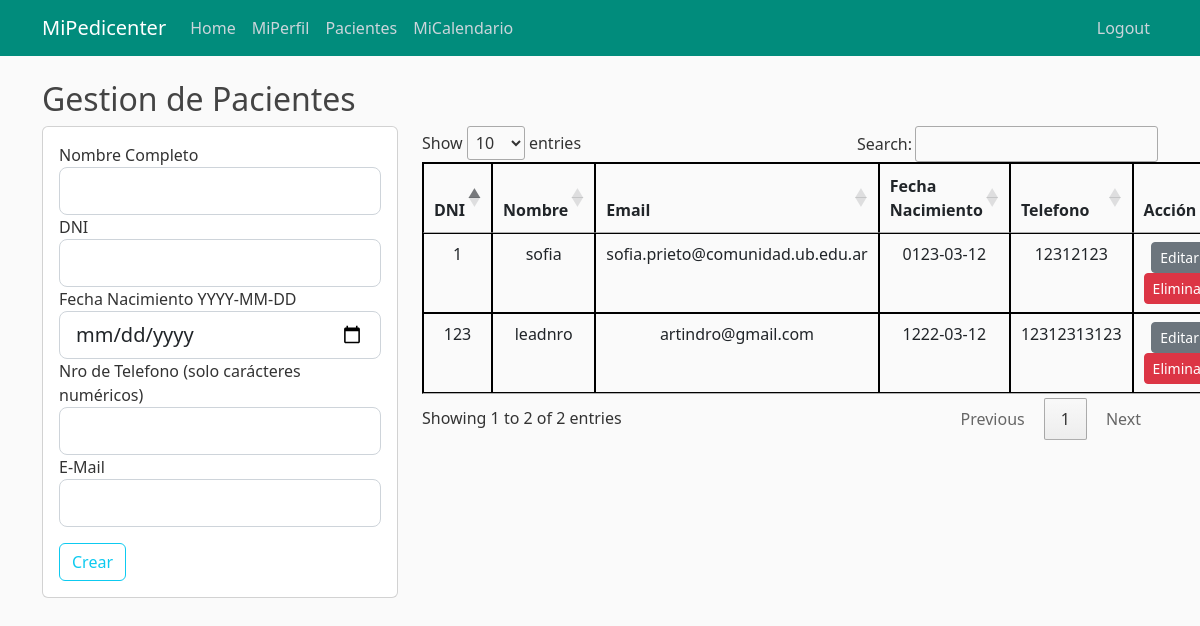
The app's page /pacientes (signed in), older data.
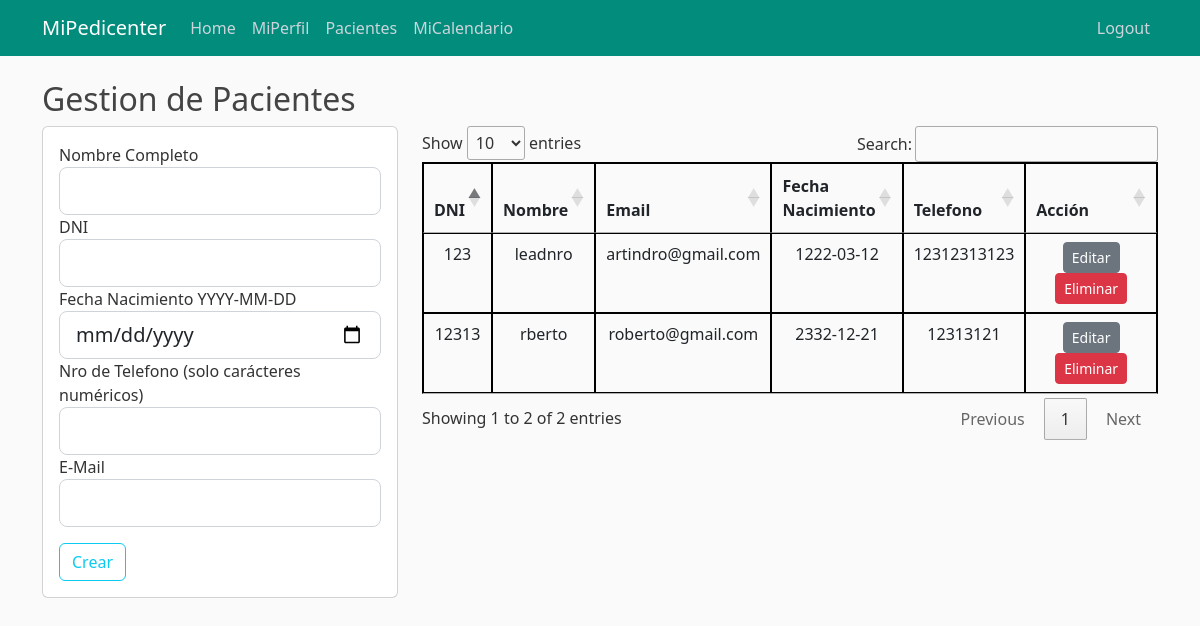
The same page, newer data.
### appmipedicenter/models.py (models this page shows, shortened)
class Cliente(db.Model):
        id_cliente = db.Column(db.Integer, primary_key=True) # Es DNI
        username = db.Column(db.String, nullable=False)
        email = db.Column(db.String, unique=True, nullable=False)
        fecha_nacimiento = db.Column(db.Date, nullable=False)
        telefono = db.Column(db.Integer, unique=True, nullable=False)
        historia_clinica = db.relationship('Historiaclinica', backref='Paciente', lazy=True)
        turno = db.relationship('Turno', backref='Paciente', lazy=True)

### appmipedicenter/routes.py (the view, shortened to what this page needs)
@app.route("/pacientes", methods=['GET', 'POST'])
@login_required
def pacientes():
        if current_user.is_authenticated:
                if current_user.id_tipo == 2:
                        client_list = Cliente.query.all()
                        form = ClienteForm()
                        return render_template('pacientes.html', title="Gestion de Pacientes", clientes = client_list, form=form)
                else:
                        return redirect(url_for('home'))
        else:
                return redirect(url_for('login'))

### appmipedicenter/forms.py (shortened to what this page needs)
class ClienteForm(FlaskForm):
    dni = IntegerField('DNI', validators=[DataRequired()])
    username = StringField('Nombre Completo', validators=[DataRequired()])
    email = StringField('E-Mail', validators=[DataRequired(), Email()])
    fecha_nacimiento = DateField('Fecha Nacimiento YYYY-MM-DD', validators=[DataRequired()])
    telefono = IntegerField('Nro de Telefono (solo carácteres numéricos)', validators=[DataRequired()])
    submit = SubmitField('Crear')

### appmipedicenter/models.py (called while the page is built)
@login_manager.user_loader
def load_user(empleado_id):
        return Empleado.query.get(empleado_id)

### appmipedicenter/templates/pacientes.html (shortened to what this page needs)
{% extends "layout.html" %}
{% block header %}
    <link rel="stylesheet" type="text/css" href="https://cdn.datatables.net/1.12.1/css/jquery.dataTables.css">
{% endblock header %}
{% block content %}
    <div class="row ${1| ,row-cols-2,row-cols-3, auto,justify-content-md-center,|}">
        <h2>Gestion de Pacientes</h2>
    </div>
    <div class="row ${1| ,row-cols-2,row-cols-3, auto,justify-content-md-center,|}">
        <div class = "col-md-4">
            <div class = "card card-body">
                <form method="POST" action="">
                    <div class="form-group">
                        {{ form.username.label(class="form-control-label") }}
                        {% if form.username.errors %}
                            {{ form.username(class="form-control form-control-lg is-invalid") }}
                            <div class="invalid-feedback">
                                {% for error in form.username.errors %}
                                    <span>{{ error }}</span>
                                {% endfor %}
                            </div>
                        {% else %}
                            {{ form.username(class="form-control form-control-lg") }}
                        {% endif %}
                    </div>
                    <div class="form-group">
                        {{ form.dni.label(class="form-control-label") }}
                        {% if form.dni.errors %}
                            {{ form.dni(class="form-control form-control-lg is-invalid") }}
                            <div class="invalid-feedback">
                                {% for error in form.dni.errors %}
                                    <span>{{ error }}</span>
                                {% endfor %}
                                </div>
                        {% else %}
                            {{ form.dni(class="form-control form-control-lg") }}
                        {% endif %}
                    </div>
                    <div class="form-group">
                        {{ form.fecha_nacimiento.label(class="form-control-label") }}
                        {% if form.fecha_nacimiento.errors %}
                            {{ form.fecha_nacimiento(class="form-control form-control-lg is-invalid") }}
                            <div class="invalid-feedback">
                                {% for error in form.fecha_nacimiento.errors %}
                                    <span>{{ error }}</span>
                                {% endfor %}
                            </div>
                        {% else %}
                            {{ form.fecha_nacimiento(class="form-control form-control-lg") }}
                        {% endif %}
                    </div>
                    <div class="form-group">
                        {{ form.telefono.label(class="form-control-label") }}
                        {% if form.telefono.errors %}
                            {{ form.telefono(class="form-control form-control-lg is-invalid") }}
                            <div class="invalid-feedback">
                                {% for error in form.telefono.errors %}
                                    <span>{{ error }}</span>
                                {% endfor %}
                            </div>
                        {% else %}
                            {{ form.telefono(class="form-control form-control-lg") }}
                        {% endif %}
                    </div>
                    <div class="form-group">
                        {{ form.email.label(class="form-control-label") }}
                        {% if form.email.errors %}
                            {{ form.email(class="form-control form-control-lg is-invalid") }}
                            <div class="invalid-feedback">
                                {% for error in form.email.errors %}
                                    <span>{{ error }}</span>
                                {% endfor %}
                            </div>
                        {% else %}
                            {{ form.email(class="form-control form-control-lg") }}
                        {% endif %}
                    </div>
                    <div class="form-group">
                        {{ form.submit(class="btn btn-outline-info") }}
                    </div>
                </form>
            </div>
        </div>
        <div class="col-md-8">
            <table id="tablaclientes" class = "table">
                <thead>
                    <tr>
                        <th>DNI</th>
                        <th>Nombre</th>
                        <th>Email</th>
                        <th>Fecha Nacimiento</th>
                        <th>Telefono</th>
                        <th>Acción</th>
                    </tr>
                </thead>
                <tbody>
                    {% for i in clientes %}
                    <tr>
                        <td>{{i.id_cliente}}</td>
                        <td>{{i.username}}</td>
                        <td>{{i.email}}</td>
                        <td>{{i.fecha_nacimiento}}</td>
                        <td>{{i.telefono}}</td>
                        <td width = "130">
                            <a href="{{ url_for('editar_pacientes', id_cliente = i.id_cliente) }}" class = "btn btn-secondary btn-sm">Editar</a>
                            <a href="{{ url_for('eliminar_pacientes', id_cliente = i.id_cliente) }}" class = "btn btn-danger btn-delete btn-sm">Eliminar</a>
                        </td>
                    </tr>
                    {% endfor %}
                </tbody>
            </table>
        </div>
    </div>
{% endblock content %}

### appmipedicenter/templates/layout.html (shortened to what this page needs)
<!DOCTYPE html>
<html lang="en">
<head>
    <link href="https://cdn.jsdelivr.net/npm/bootstrap@5.2.0-beta1/dist/css/bootstrap.min.css" rel="stylesheet">
    <link rel="stylesheet" type="text/css" href="{{ url_for('static', filename='css/main.css') }}">
    {% block header %}{% endblock header %}
</head>
<body>
    <header class="site-header">
        <nav class="navbar navbar-expand-md navbar-dark bg-steel fixed-top">
            <div class="container">
                <a class="navbar-brand mr-4" href="/">MiPedicenter</a>
                <div class="collapse navbar-collapse" id="navbarToggle">
                    <div class="navbar-nav mr-auto">
                        <a class="nav-item nav-link" href="{{ url_for('home') }}">Home</a>
                        {% if current_user.is_authenticated %}
                            <a class="nav-item nav-link" href="{{ url_for('mi_perfil') }}">MiPerfil</a>
                            {% if current_user.id_tipo == 2 %}
                                <a class="nav-item nav-link" href="{{ url_for('pacientes') }}">Pacientes</a>
                            {% endif %}
                            <a class="nav-item nav-link" href="{{ url_for('mi_calendario') }}">MiCalendario</a>
                        {% endif %}
                    </div>
                </div>
                <div class="navbar-nav">
                    {% if current_user.is_authenticated %}
                        <a class="nav-item nav-link" href="{{ url_for('logout') }}">Logout</a>
                    {% else %}
                        <a class="nav-item nav-link" href="{{ url_for('login') }}">Login</a>
                        <a class="nav-item nav-link" href="{{ url_for('register') }}">Register</a>
                    {% endif %}
                </div>
            </div>
        </nav>
    </header>
    <main role="main" class="container">
        <div class="row">
            <div class="col-md-12">
                {% block content %}{% endblock content %}
            </div>
        </div>
    </main>
</body>
</html>

### appmipedicenter/static/css/main.css (style rules this page uses)
body { background: #fafafa; color: #333333; margin-top: 5rem; }
h1, h2, h3, h4, h5, h6 { color: #444444; }
.bg-steel { background-color: #018c7c; }
.site-header .navbar-nav .nav-link { color: #cbd5db; }
.table { align-self: auto; border: 1px solid black; }
th, td, .td-plantilla { border:1px solid black; text-align:center; padding: 0px; }
:root { --fc-daygrid-event-dot-width: 8px; }
:root { --fc-list-event-dot-width: 10px; --fc-list-event-hover-bg-color: #f5f5f5; }

Row changes from the older to the newer data that the page shows:
removed Cliente: id_cliente "1", username "sofia", email "sofia.prieto@comunidad.ub.edu.ar", fecha_nacimiento "0123-03-12", telefono "12312123"
added Cliente: id_cliente "12313", username "rberto", email "roberto@gmail.com", fecha_nacimiento "2332-12-21", telefono "12313121"
